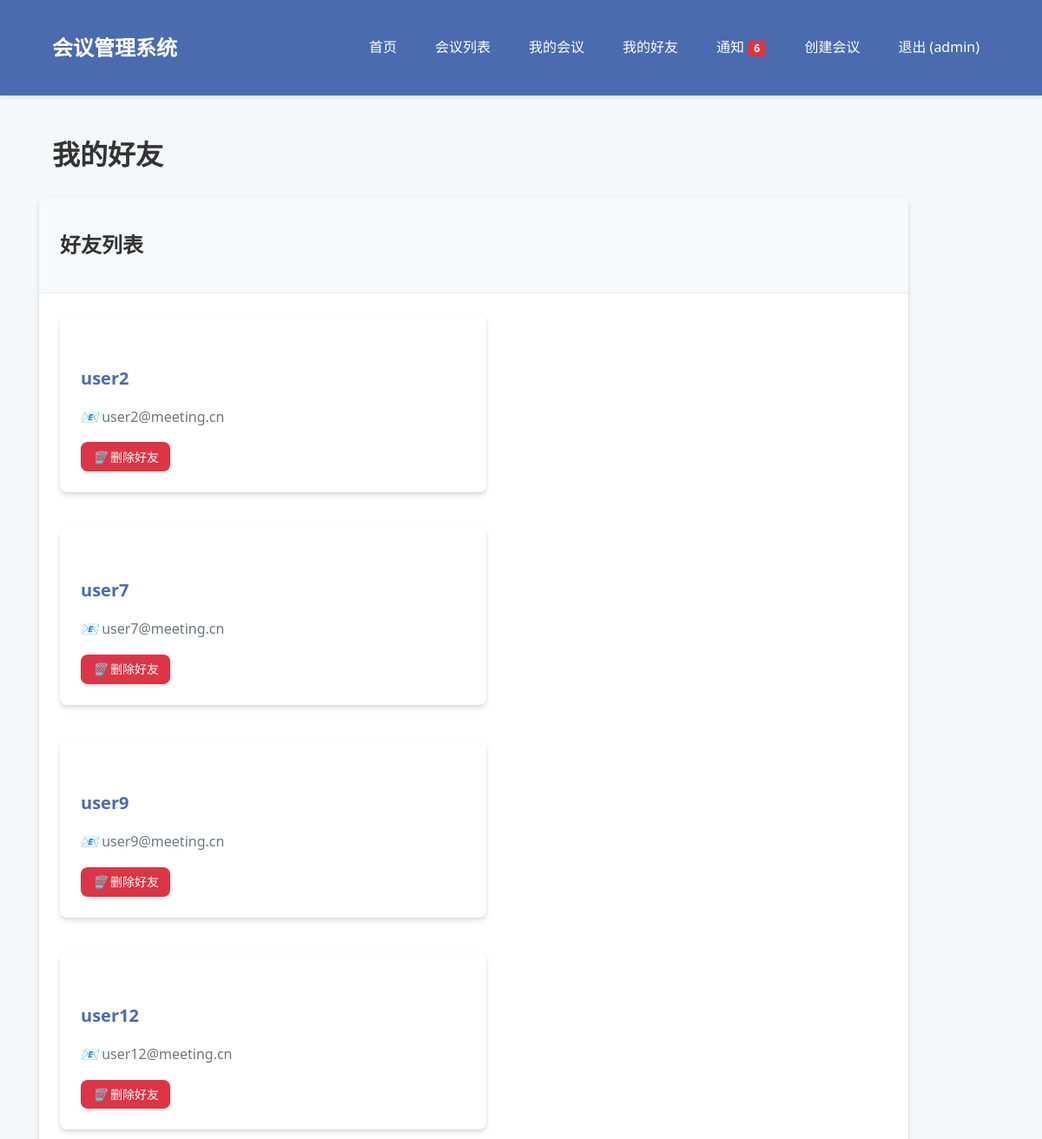
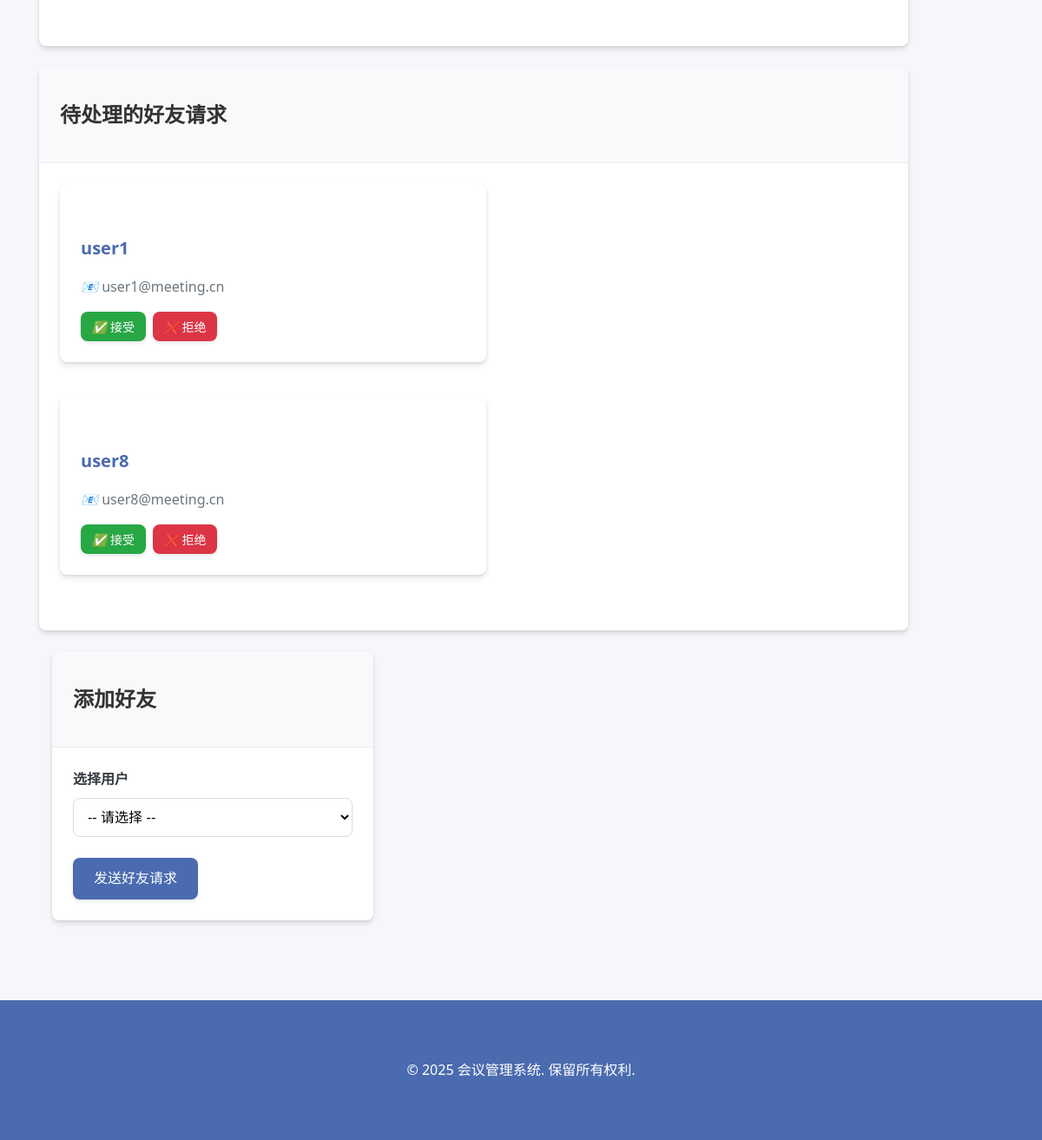
The app's page /api/friends/ (signed in) with its own data (2 pictures, top to bottom).
### app/database.py (models this page shows)
class User(Base):
    __tablename__ = "users"  # 数据库表名
    id = Column(Integer, primary_key=True, index=True)  # 用户ID，主键
    username = Column(String, unique=True, index=True)  # 用户名，唯一
    email = Column(String, unique=True, index=True)  # 电子邮箱，唯一
    hashed_password = Column(String)  # 哈希后的密码
    is_admin = Column(Boolean, default=False)  # 是否为管理员
    created_at = Column(DateTime, default=datetime.utcnow)  # 创建时间
    conferences = relationship("Conference", back_populates="creator")  # 用户创建的会议
    registrations = relationship("Registration", back_populates="user")  # 用户参加的会议
    sent_friendships = relationship("Friendship", foreign_keys="Friendship.user_id", back_populates="user")  # 发起的好友关系
    received_friendships = relationship("Friendship", foreign_keys="Friendship.friend_id", back_populates="friend")  # 接收的好友关系
    notifications = relationship("Notification", foreign_keys="Notification.user_id", back_populates="user")  # 用户的通知

class Friendship(Base):
    __tablename__ = "friendships"  # 数据库表名
    id = Column(Integer, primary_key=True, index=True)  # 关系ID，主键
    user_id = Column(Integer, ForeignKey("users.id"))  # 发起者ID，外键
    friend_id = Column(Integer, ForeignKey("users.id"))  # 接收者ID，外键
    status = Column(Enum(FriendshipStatus), default=FriendshipStatus.PENDING)  # 关系状态
    created_at = Column(DateTime, default=datetime.utcnow)  # 创建时间
    updated_at = Column(DateTime, default=datetime.utcnow, onupdate=datetime.utcnow)  # 更新时间
    user = relationship("User", foreign_keys=[user_id], back_populates="sent_friendships")  # 发起者
    friend = relationship("User", foreign_keys=[friend_id], back_populates="received_friendships")  # 接收者

### app/routers/friends.py (the view)
@router.get("/", response_class=HTMLResponse)
async def list_friends(
    request: Request,
    db: Session = Depends(get_db),
):
    current_user = None
    token = request.cookies.get("access_token")
    if token and token.startswith("Bearer "):
        try:
            from app.dependencies import get_current_user
            current_user = await get_current_user(token.replace("Bearer ", ""), db)
        except:
            return RedirectResponse(url="/api/auth/login")
    else:
        return RedirectResponse(url="/api/auth/login")
    friends = friendship_crud.get_friends(db, user_id=current_user.id)
    pending_requests = friendship_crud.get_pending_friend_requests(db, user_id=current_user.id)
    all_users = user_crud.get_users(db)
    friend_ids = [friend.id for friend in friends]
    pending_friend_ids = [req.user_id for req in pending_requests]
    available_users = [user for user in all_users if user.id != current_user.id and user.id not in friend_ids and user.id not in pending_friend_ids]
    unread_notification_count = notification_crud.get_unread_notification_count(db, current_user.id)
    return templates.TemplateResponse(
        "user/friends.html",
        {
            "request": request,
            "current_user": current_user,
            "friends": friends,
            "pending_requests": pending_requests,
            "available_users": available_users,
            "unread_notification_count": unread_notification_count,
        },
    )

### app/templates/user/friends.html (shortened to what this page needs)
{% extends "base.html" %}
{% block content %}
<div class="page-transition">
    <h1 class="mb-4">我的好友</h1>
    <div class="row">
        <div class="col-md-8">
            <div class="card mb-4">
                <div class="card-header">
                    <h2>好友列表</h2>
                </div>
                <div class="card-body">
                    {% if friends %}
                        <div class="row">
                            {% for friend in friends %}
                                <div class="col-md-6 mb-3">
                                    <div class="card">
                                        <div class="card-body">
                                            <h5 class="card-title">{{ friend.username }}</h5>
                                            <p class="card-text">
                                                <i class="fa fa-envelope"></i> {{ friend.email }}<br>
                                            </p>
                                            <a href="/api/friends/delete/{{ friend.id }}" class="btn btn-danger btn-sm delete-btn" data-confirm-message="确定要删除此好友吗？">
                                                <i class="fa fa-trash"></i> 删除好友
                                            </a>
                                        </div>
                                    </div>
                                </div>
                            {% endfor %}
                        </div>
                    {% else %}
                        <div class="alert alert-info">
                            您还没有好友。请在右侧添加好友。
                        </div>
                    {% endif %}
                </div>
            </div>
            {% if pending_requests %}
                <div class="card mb-4">
                    <div class="card-header">
                        <h2>待处理的好友请求</h2>
                    </div>
                    <div class="card-body">
                        <div class="row">
                            {% for request in pending_requests %}
                                <div class="col-md-6 mb-3">
                                    <div class="card">
                                        <div class="card-body">
                                            <h5 class="card-title">{{ request.user.username }}</h5>
                                            <p class="card-text">
                                                <i class="fa fa-envelope"></i> {{ request.user.email }}<br>
                                            </p>
                                            <div class="d-flex">
                                                <a href="/api/friends/accept/{{ request.id }}" class="btn btn-success btn-sm mr-2">
                                                    <i class="fa fa-check"></i> 接受
                                                </a>
                                                <a href="/api/friends/reject/{{ request.id }}" class="btn btn-danger btn-sm">
                                                    <i class="fa fa-times"></i> 拒绝
                                                </a>
                                            </div>
                                        </div>
                                    </div>
                                </div>
                            {% endfor %}
                        </div>
                    </div>
                </div>
            {% endif %}
        </div>
        <div class="col-md-4">
            <div class="card">
                <div class="card-header">
                    <h2>添加好友</h2>
                </div>
                <div class="card-body">
                    {% if available_users %}
                        <form method="post" action="/api/friends/add">
                            <div class="form-group">
                                <label for="friend_id">选择用户</label>
                                <select id="friend_id" name="friend_id" class="form-control" required>
                                    <option value="">-- 请选择 --</option>
                                </select>
                            </div>
                            <button type="submit" class="btn btn-primary">发送好友请求</button>
                        </form>
                    {% else %}
                        <div class="alert alert-info">
                            没有可添加的用户。
                        </div>
                    {% endif %}
                </div>
            </div>
        </div>
    </div>
</div>
{% endblock %}

### app/templates/base.html (shortened to what this page needs)
<!DOCTYPE html>
<html lang="zh-CN">
<head>
    <link rel="stylesheet" href="{{ url_for('static', path='/css/styles.css') }}">
</head>
<body>
    <header>
        <div class="container">
            <a href="/" class="logo">会议管理系统</a>
            <nav>
                <ul>
                    <li><a href="/">首页</a></li>
                    <li><a href="/api/conferences/">会议列表</a></li>
                    {% if current_user %}
                        <li><a href="/api/my-conferences/">我的会议</a></li>
                        <li><a href="/api/friends/">我的好友</a></li>
                        <li>
                            <a href="/api/notifications/">
                                通知
                                {% if unread_notification_count and unread_notification_count > 0 %}
                                    <span class="badge badge-danger">{{ unread_notification_count }}</span>
                                {% endif %}
                            </a>
                        </li>
                        {% if current_user.is_admin %}
                            <li><a href="/api/conferences/create">创建会议</a></li>
                        {% endif %}
                        <li><a href="/api/auth/logout">退出 ({{ current_user.username }})</a></li>
                    {% else %}
                        <li><a href="/api/auth/login">登录</a></li>
                        <li><a href="/api/auth/register">注册账号</a></li>
                    {% endif %}
                </ul>
            </nav>
        </div>
    </header>
    <main class="container">
        {% block content %}{% endblock %}
    </main>
    <footer>
        <div class="container">
            <p>&copy; 2025 会议管理系统. 保留所有权利.</p>
        </div>
    </footer>
</body>
</html>

### app/static/css/styles.css (style rules this page uses)
:root { --primary-color: #4a6baf; --primary-hover: #3a5a9f; --secondary-color: #6c757d; --success-color: #28a745; --danger-color: #dc3545; --warning-color: #ffc107; --info-color: #17a2b8; --light-color: #f8f9fa; --dark-color: #343a40; --body-bg: #f5f7fa; --card-shadow: 0 4px 6px rgba(0, 0, 0, 0.1), 0 1px 3px rgba(0, 0, 0, 0.08); --transition-speed: 0.3s; --border-radius: 0.5rem; }
body { font-family: 'Segoe UI', Tahoma, Geneva, Verdana, sans-serif; line-height: 1.6; margin: 0; padding: 0; color: #333; background-color: var(--body-bg); transition: background-color var(--transition-speed); }
.container { width: 90%; max-width: 1200px; margin: 0 auto; padding: 20px; }
header { background-color: var(--primary-color); color: #fff; padding: 1rem 0; box-shadow: 0 2px 4px rgba(0, 0, 0, 0.1); position: sticky; top: 0; z-index: 1000; }
header .container { display: flex; justify-content: space-between; align-items: center; }
.logo { font-size: 1.5rem; font-weight: bold; text-decoration: none; color: #fff; transition: transform var(--transition-speed); }
nav ul { display: flex; list-style: none; margin: 0; padding: 0; }
nav ul li { margin-left: 20px; position: relative; }
nav ul li a { color: #fff; text-decoration: none; transition: all var(--transition-speed); padding: 0.5rem 0.75rem; border-radius: var(--border-radius); }
.form-group { margin-bottom: 1.5rem; }
label { display: block; margin-bottom: 0.5rem; font-weight: 600; color: var(--dark-color); }
input[type="text"], input[type="email"], input[type="password"], input[type="datetime-local"], textarea, select { width: 100%; padding: 0.75rem; border: 1px solid #ddd; border-radius: var(--border-radius); font-size: 1rem; transition: border-color var(--transition-speed), box-shadow var(--transition-speed); background-color: #fff; }
.btn { display: inline-block; font-weight: 500; text-align: center; white-space: nowrap; vertical-align: middle; user-select: none; border: none; padding: 0.75rem 1.5rem; font-size: 1rem; line-height: 1.5; border-radius: var(--border-radius); transition: all var(--transition-speed); cursor: pointer; text-decoration: none; box-shadow: 0 2px 4px rgba(0, 0, 0, 0.1); }
.btn-primary { color: #fff; background-color: var(--primary-color); }
.btn-danger { color: #fff; background-color: var(--danger-color); }
.btn-success { color: #fff; background-color: var(--success-color); }
.btn-sm { padding: 0.4rem 0.8rem; font-size: 0.875rem; }
.card { background-color: #fff; border-radius: var(--border-radius); box-shadow: var(--card-shadow); margin-bottom: 1.5rem; overflow: hidden; transition: transform var(--transition-speed), box-shadow var(--transition-speed); }
.card-header { padding: 1rem 1.5rem; background-color: #f8f9fa; border-bottom: 1px solid #e9ecef; font-weight: 600; }
.card-body { padding: 1.5rem; }
.card-title { margin-bottom: 1rem; font-size: 1.25rem; color: var(--primary-color); }
.card-text { margin-bottom: 1rem; color: var(--secondary-color); }
footer { background-color: var(--primary-color); color: #fff; padding: 2rem 0; margin-top: 3rem; text-align: center; }
.row { display: flex; flex-wrap: wrap; margin-right: -15px; margin-left: -15px; }
.col-md-4 { flex: 0 0 33.333333%; max-width: 33.333333%; padding-right: 15px; padding-left: 15px; }
.col-md-6 { flex: 0 0 50%; max-width: 50%; padding-right: 15px; padding-left: 15px; }
.d-flex { display: flex; }
.mb-3 { margin-bottom: 1rem; }
.mb-4 { margin-bottom: 1.5rem; }
.badge { display: inline-block; padding: 0.25em 0.6em; font-size: 75%; font-weight: 700; line-height: 1; text-align: center; white-space: nowrap; vertical-align: baseline; border-radius: 0.25rem; transition: color 0.15s ease-in-out, background-color 0.15s ease-in-out, border-color 0.15s ease-in-out, box-shadow 0.15s ease-in-out; }
.badge-danger { color: #fff; background-color: var(--danger-color); }
.page-transition { animation: fadeIn 0.5s ease-in-out; }

### records on screen
User: username "admin"
User: username "user2", email "user2@meeting.cn"
User: username "user7", email "user7@meeting.cn"
User: username "user9", email "user9@meeting.cn"
User: username "user12", email "user12@meeting.cn"
Friendship: user.username "user1", user.email "user1@meeting.cn"
Friendship: user.username "user8", user.email "user8@meeting.cn"

### other values on screen
{{ unread_notification_count }} "6"
